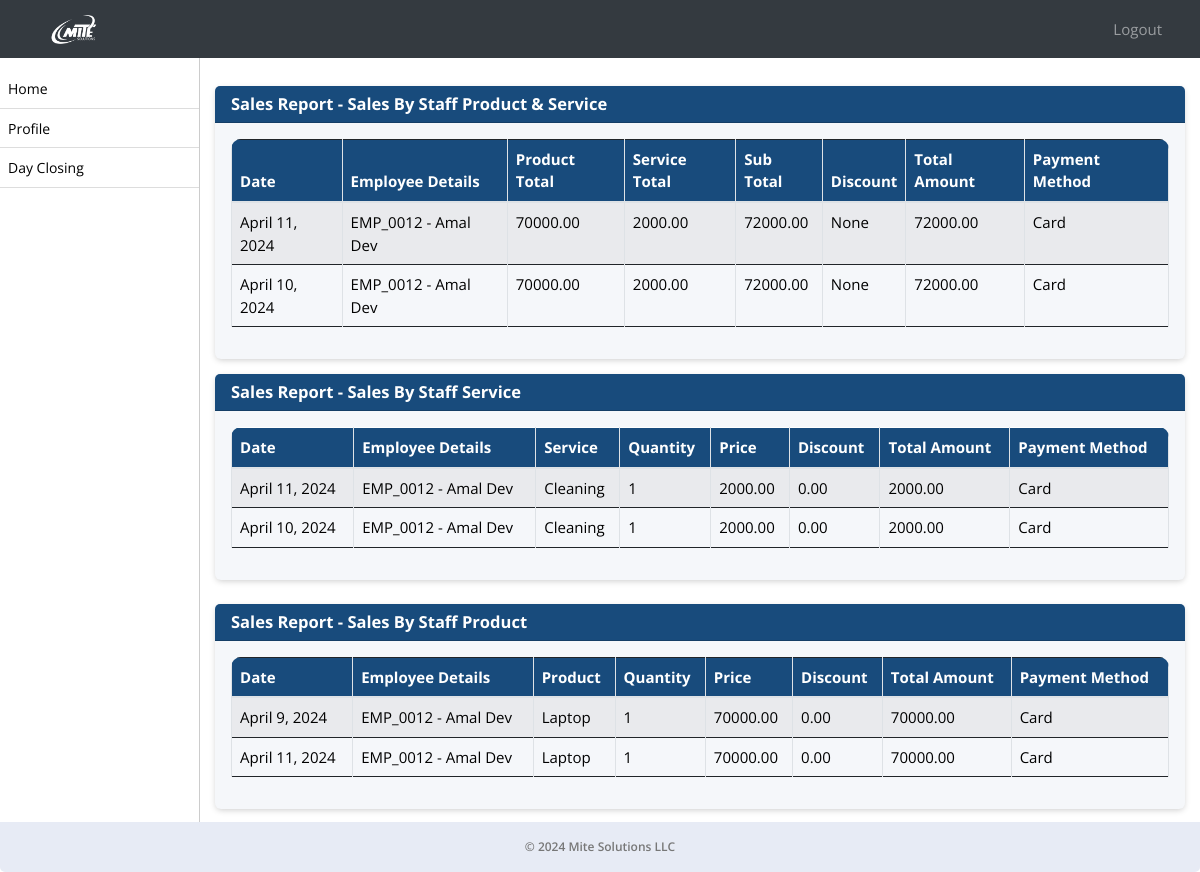
The app's page /sale/sales-report/ (signed in) with its own data.
### ezshopapp/models.py (models this page shows, shortened)
class Module(models.Model):
    URL_CHOICES = [
        ('/sale/dayclosing/', 'Day Closing'),
        ('/dayclosing/admin/', 'Admin Day Closing'),
        ('/sale/sales-by-staff-item-service/', 'Sales by Staff - Product/Service'),
        ('/sale/sales-by-staff-service/', 'Sales by Staff - Service'),
        ('/sale/sales-by-staff-item/', 'Sales by Staff - Product'),
        ('/sale/day-closing-report/', 'Day Closing Report'),
        ('/sale/sales-report/', 'Sales Report'),
    ]
    URL_NAMES = [
        ('Day Closing', '/sale/dayclosing/'),
        ('Admin Day Closing', '/dayclosing/admin/'),
        ('Sales by Staff - Product/Service', '/sale/sales-by-staff-item-service/'),
        ('Sales by Staff - Service', '/sale/sales-by-staff-service/'),
        ('Sales by Staff - Product', '/sale/sales-by-staff-item/'),
        ('Day Closing Report', '/sale/day-closing-report/'),
        ('Sales Report', '/sale/sales-report/'),
    ]
    url = models.CharField(max_length=150, choices=URL_CHOICES, null=True, verbose_name='Page Name')
    name = models.CharField(max_length=50, choices=URL_NAMES, null=True, verbose_name='Page URL')
    created_on = models.DateTimeField(auto_now_add=True, null=True)

class SalesByStaffItemService(models.Model):
    date = models.DateField(_("Date"))
    employee = models.ForeignKey(Employee, on_delete=models.CASCADE, verbose_name=_("Employee"), null=True)
    product = models.ForeignKey(Product, on_delete=models.CASCADE, verbose_name=_("Product"),  null=True)
    pquantity = models.PositiveIntegerField(_("Product Quantity"),  null=True)
    pprice = models.DecimalField(max_digits=10, decimal_places=2, verbose_name=_("Product Price"),  null=True)
    service = models.ForeignKey(Service, on_delete=models.CASCADE, verbose_name=_("Service"),  null=True)
    squantity = models.PositiveIntegerField(_("Service Quantity"),  null=True)
    sprice = models.DecimalField(max_digits=10, decimal_places=2, verbose_name=_("Service Price"),  null=True)
    sub_total = models.DecimalField(max_digits=10, decimal_places=2, verbose_name=_("Sub Total"))
    discount = models.DecimalField(max_digits=10, decimal_places=2, verbose_name=_("Discount"), null=True)
    total_amount = models.DecimalField(max_digits=10, decimal_places=2, verbose_name=_("Total Amount"), null=True)
    payment_method = models.CharField(max_length=20, choices=PAYMENT_METHOD_CHOICES, verbose_name=_("Payment Method"))
    created_on = models.DateTimeField(auto_now_add=True, null=True)
    itemtotal = models.DecimalField(max_digits=10, decimal_places=2, verbose_name=_("Products Total"), null=True)
    servicetotal = models.DecimalField(max_digits=10, decimal_places=2, verbose_name=_("Service Total"), null=True)

class Employee(models.Model):
    employee_id = models.CharField(max_length=10, unique=True)
    username = models.CharField(max_length=50, null=True)
    password = models.CharField(max_length=50, null=True)
    business_profile = models.CharField(max_length=255, null=True)
    business_profile_id = models.IntegerField(null=True)
    first_name = models.CharField(max_length=255)
    second_name = models.CharField(max_length=255)
    nationality = models.CharField(max_length=255)
    mobile_no = models.CharField(max_length=20, blank=True, null=True)
    passport_no = models.CharField(max_length=20, unique=True)
    passport_expiration_date = models.DateField()
    emirates_id = models.CharField(max_length=20, unique=True)
    id_expiration_date = models.DateField()
    basic_pay = models.DecimalField(max_digits=10, decimal_places=2)
    house_allowance = models.DecimalField(max_digits=10, decimal_places=2, default=0)
    transportation_allowance = models.DecimalField(max_digits=10, decimal_places=2, default=0)
    commission_percentage = models.DecimalField(max_digits=5, decimal_places=2, default=0, validators=[MinValueValidator(0)])
    joining_date = models.DateField()
    job_role = models.ForeignKey(Role, on_delete=models.SET_NULL, null=True)
    is_employee = models.BooleanField(default=True)
    created_on = models.DateTimeField(auto_now_add=True, null=True)

class SaleByStaffService(models.Model):
    date = models.DateField(_("Date"))
    employee = models.ForeignKey(Employee, on_delete=models.CASCADE, verbose_name=_("Employee"), null=True)
    service = models.ForeignKey(Service, on_delete=models.CASCADE)
    quantity = models.IntegerField(default=1)
    price = models.DecimalField(max_digits=10, decimal_places=2, default=0)
    discount = models.DecimalField(max_digits=5, decimal_places=2, default=0)
    payment_method = models.CharField(max_length=100,choices=PAYMENT_METHOD_CHOICES)
    total_amount = models.DecimalField(max_digits=10, decimal_places=2, verbose_name=_("Total Amount"), null=True)
    created_on = models.DateTimeField(auto_now_add=True, null=True)

class Service(models.Model):
    name = models.CharField(max_length=255)
    duration = models.PositiveIntegerField()
    vat = models.BooleanField(default=False)
    amount = models.DecimalField(max_digits=10, decimal_places=2)
    max_discount_allowed = models.DecimalField(max_digits=10, decimal_places=2)
    status = models.BooleanField(default=True)
    business_profile = models.CharField(max_length=255, null=True)
    created_on = models.DateTimeField(auto_now_add=True, null=True)

class SaleByStaffItem(models.Model):
    date = models.DateField()
    employee = models.ForeignKey(Employee, on_delete=models.CASCADE, verbose_name=_("Employee"), null=True)
    item = models.ForeignKey(Product, on_delete=models.CASCADE, null=True)
    quantity = models.PositiveIntegerField(null=True)
    price = models.DecimalField(max_digits=10, decimal_places=2, null=True)
    discount = models.DecimalField(max_digits=10, decimal_places=2, default=0.0)
    payment_method = models.CharField(max_length=20, choices=PAYMENT_METHOD_CHOICES)
    total_amount = models.DecimalField(max_digits=10, decimal_places=2, verbose_name=_("Total Amount"), null=True)
    created_on = models.DateTimeField(auto_now_add=True, null=True)

class Product(models.Model):
    name = models.CharField(max_length=255)
    vat = models.BooleanField(default=False)
    amount = models.DecimalField(max_digits=10, decimal_places=2)
    max_discount_allowed = models.DecimalField(max_digits=10, decimal_places=2)
    status = models.BooleanField(default=True)
    business_profile = models.CharField(max_length=255, null=True)
    created_on = models.DateTimeField(auto_now_add=True, null=True)

### ezshopapp/views.py (the view)
# urls.py: path('sale/sales-report/', sales_report, name='sales_report'),
def sales_report(request):
    logged_in_employee_id = request.session.get('employee_id')
    sales = SalesByStaffItemService.objects.filter(employee__id=logged_in_employee_id)
    sales_staff_service = SaleByStaffService.objects.filter(employee__id=logged_in_employee_id)
    sales_staff_item = SaleByStaffItem.objects.filter(employee__id=logged_in_employee_id)
    employees = Employee.objects.get(id=logged_in_employee_id)
    role = Role.objects.filter(name=employees.job_role).first()
    active_modules = role.modules.all()
    context = {'sales': sales, 'sales_staff_service': sales_staff_service, 'sales_staff_item': sales_staff_item,'active_modules':active_modules}
    return render(request, 'sales_report.html', context)

### ezshopapp/models.py (called while the page is built)
    def __str__(self):
        return self.name

### ezshopapp/templates/sales_report.html (shortened to what this page needs)
{% extends 'emp_base.html' %}
{% block content %}
<div class="">
    <div class="card">
     <div class="card-header">
    <h5 class="mb-0 text-white">Sales Report - Sales By Staff Product &amp; Service</h5>
    </div>
    <div class="card-body">
        <div class="table-responsive">
            <table class="table table-bordered table-striped nowrap" style="width: 100%;" id="ssis">
                <thead>
                    <tr>
                        <th>Date</th>
                        <th>Employee Details</th>
                        <th>Product Total</th>
                        <th>Service Total</th>
                        <th>Sub Total</th>
                        <th>Discount</th>
                        <th>Total Amount</th>
                        <th>Payment Method</th>
                    </tr>
                </thead>
                <tbody>
                    {% for sale in sales %}
                    <tr>
                        <td>{{ sale.date }}</td>
                        <td class="text-capitalize">{{ sale.employee.employee_id }} - {{ sale.employee.first_name }} {{ sale.employee.second_name }}</td>
                        <td>{{ sale.itemtotal }}</td>
                        <td>{{ sale.servicetotal }}</td>
                        <td>{{ sale.sub_total }}</td>
                        <td>{{ sale.discount }}</td>
                        <td>{{ sale.total_amount }}</td>
                        <td class="text-capitalize">{{ sale.payment_method }}</td>
                    </tr>
                    {% endfor %}
                </tbody>
            </table>
        </div>
    </div>
</div>
</div>
<div class="">
<div class="card mt-2 mb-4">
<div class="card-header">
<h5 class="mb-0 text-white">Sales Report - Sales By Staff Service</h5>
</div>
<div class="card-body">
<div class="table-responsive">
    <table class="table table-bordered table-striped nowrap"  style="width: 100%;" id="sss">
        <thead class="text-white">
            <tr>
                <th>Date</th>
                <th>Employee Details</th>
                <th>Service</th>
                <th>Quantity</th>
                <th>Price</th>
                <th>Discount</th>
                <th>Total Amount</th>
                <th>Payment Method</th>
            </tr>
        </thead>
        <tbody>
            {% for sales_admin in sales_staff_service %}
            <tr>
                <td>{{ sales_admin.date }}</td>
                <td class="text-capitalize">{{ sales_admin.employee.employee_id }} - {{ sales_admin.employee.first_name }} {{ sales_admin.employee.second_name }}</td>
                <td>{{ sales_admin.service.name }}</td>
                <td>{{ sales_admin.quantity }}</td>
                <td>{{ sales_admin.price }}</td>
                <td>{{ sales_admin.discount }}</td>
                <td>{{ sales_admin.total_amount }}</td>
                <td class="text-capitalize">{{ sales_admin.payment_method }}</td>
            </tr>
            {% endfor %}
        </tbody>
    </table>
</div>
</div>
</div>
<div class="mb-5">
<div class="card mt-2 mb-3">
    <div class="card-header">
    <h5 class="mb-0 text-white">Sales Report - Sales By Staff Product</h5>
    </div>
    <div class="card-body">
    <div class="table-responsive">
        <table class="table table-bordered table-striped nowrap" style="width: 100%;" id="ssi">
            <thead>
                <tr>
                    <th>Date</th>
                    <th>Employee Details</th>
                    <th>Product</th>
                    <th>Quantity</th>
                    <th>Price</th>
                    <th>Discount</th>
                    <th>Total Amount</th>
                    <th>Payment Method</th>
                </tr>
            </thead>
            <tbody>
                {% for sales_item in sales_staff_item %}
                <tr>
                    <td>{{ sales_item.date }}</td>
                    <td class="text-capitalize">{{ sales_item.employee.employee_id }} - {{ sales_item.employee.first_name }} {{ sales_item.employee.second_name }}</td>
                    <td>{{ sales_item.item.name }}</td>
                    <td>{{ sales_item.quantity }}</td>
                    <td>{{ sales_item.price }}</td>
                    <td>{{ sales_item.discount }}</td>
                    <td>{{ sales_item.total_amount }}</td>
                    <td class="text-capitalize">{{ sales_item.payment_method }}</td>
                </tr>
                {% endfor %}
            </tbody>
        </table>
    </div>
    </div>
</div>
</div>
{% endblock %}

### ezshopapp/templates/emp_base.html (shortened to what this page needs)
{% load static %}
<!DOCTYPE html>
<html lang="en">
<head>
    <link rel="stylesheet" href="https://stackpath.bootstrapcdn.com/bootstrap/4.3.1/css/bootstrap.min.css">
    <link href="../../static/js/style.css" rel="stylesheet">
    <link rel="stylesheet" type="text/css" href="https://cdn.datatables.net/1.11.5/css/jquery.dataTables.css">
    <link rel="stylesheet" href="https://use.fontawesome.com/releases/v5.8.2/css/all.css">
    <link rel="stylesheet" href="https://cdn.datatables.net/1.10.24/css/dataTables.bootstrap4.min.css"/>
    <link rel="stylesheet" type="text/css" href="https://cdn.jsdelivr.net/npm/daterangepicker/daterangepicker.css" />
<link rel="stylesheet" href="https://cdn.datatables.net/2.0.2/css/dataTables.bootstrap5.css">
<link rel="stylesheet" href="https://cdn.datatables.net/responsive/3.0.0/css/responsive.bootstrap5.css">
<link rel="stylesheet" type="text/css" href="https://cdn.datatables.net/buttons/2.2.2/css/buttons.bootstrap5.min.css">
</head>
<body>
<nav class="navbar navbar-expand-lg navbar-dark bg-dark fixed-top">
    <a class="navbar-brand text-left" href="/employee-dashboard/">
         <img src="../../static/assets/logo.png" alt="Mite Solutions"  style="filter: brightness(0) invert(1);" width="5%">
    </a>
    <div class="collapse navbar-collapse" id="navbarNav">
        <ul class="navbar-nav ml-auto pl-3">
                <a class="nav-link" href="{% url 'employee_logout' %}" id="logout-link">Logout</a>
        </ul>
    </div>
</nav>
<div id="sidebar">
<ul id="font-c" style="max-height: 400px; overflow-y: scroll;">
    <li><a href="/employee-dashboard/">Home</a></li>
    <li><a href="/profile/">Profile</a></li>
    {% for module in active_modules %}
        <li>
            <a href="{{ module.url }}">{{ module.name }}</a>
        </li>
    {% endfor %}
</ul>
</div>
<div id="content">
    {% block content %}{% endblock %}
    <footer class="footer mt-auto py-3 bg-light">
        <div class="container text-center">
            <span class="text-muted">&copy; 2024 Mite Solutions LLC</span>
        </div>
    </footer>
</div>
</body>
</html>

### ezshopapp/templates/emp_base.html (style rules this page uses)
body, p, h1, h2, h3, h4, h5, h6, a, li, label, input, div, span, small { font-family: "Open Sans", sans-serif !important; }
.bg-light { border-bottom-right-radius:5px; border-bottom-left-radius:5px; font-weight: 600; color:#000; }
#font-c>li>a { font-size:14px !important; }
body { padding-top: 56px; background-color: #ffffff !important; }
table thead { border-radius: 5px !important; }
table thead th { vertical-align: bottom; border-bottom: 2px solid #dee2e6; background-color: #184b7c !important; color: #fff !important; }
tbody { border-bottom: 0px !important; }
#sidebar { height: 100%; width: 200px; position: fixed; top: 0; left: 0; background-color: #fff; padding-top: 36px; border-right:1px solid #ccc; }
table { border:1px !important; }
#content { margin-left: 200px; padding: 15px; }
#sidebar ul { list-style: none; padding: 0; }
#sidebar ul li { padding: 8px; border-bottom: 1px solid #ddd; }
#sidebar ul li a { text-decoration: none; color: #000; }
.navbar-brand { margin-left: 4%; }
div>.table-responsive, table, table>thead { border-radius: 10px !important; }
.card { border:0px !important; margin-top:15px; margin-bottom:15px; box-shadow: 0px 2px 6px -1px #ccc; }
.card-header { background-color: #184b7c !important; color:#fff !important; }
.card-header>a, .card-header>h5 { color:#fff !important; }
a { text-decoration: none !important; }
.bg-dark { background-color: #343a40 !important; }
.navbar-nav.ml-auto { margin-right: 15px; }
.navbar-nav.ml-auto a { color: #fff; margin-right: 15px; }
.footer { position: fixed; left: 0; z-index: 1; bottom: 0; width: 100%; font-size:12px; background-color: #343a40; color: #fff; padding: 8px 0; }
.text-muted { color:#777 !important; }

### records on screen
Module: name "Day Closing"
SalesByStaffItemService: date "April 11, 2024", employee.employee_id "EMP_0012", employee.first_name "Amal", employee.second_name "Dev", itemtotal "70000.00", servicetotal "2000.00", sub_total "72000.00", discount "None", total_amount "72000.00", payment_method "Card"
SalesByStaffItemService: date "April 10, 2024", employee.employee_id "EMP_0012", employee.first_name "Amal", employee.second_name "Dev", itemtotal "70000.00", servicetotal "2000.00", sub_total "72000.00", discount "None", total_amount "72000.00", payment_method "Card"
SaleByStaffService: date "April 11, 2024", employee.employee_id "EMP_0012", employee.first_name "Amal", employee.second_name "Dev", service.name "Cleaning", quantity "1", price "2000.00", discount "0.00", total_amount "2000.00", payment_method "Card"
SaleByStaffService: date "April 10, 2024", employee.employee_id "EMP_0012", employee.first_name "Amal", employee.second_name "Dev", service.name "Cleaning", quantity "1", price "2000.00", discount "0.00", total_amount "2000.00", payment_method "Card"
SaleByStaffItem: date "April 9, 2024", employee.employee_id "EMP_0012", employee.first_name "Amal", employee.second_name "Dev", item.name "Laptop", quantity "1", price "70000.00", discount "0.00", total_amount "70000.00", payment_method "Card"
SaleByStaffItem: date "April 11, 2024", employee.employee_id "EMP_0012", employee.first_name "Amal", employee.second_name "Dev", item.name "Laptop", quantity "1", price "70000.00", discount "0.00", total_amount "70000.00", payment_method "Card"
